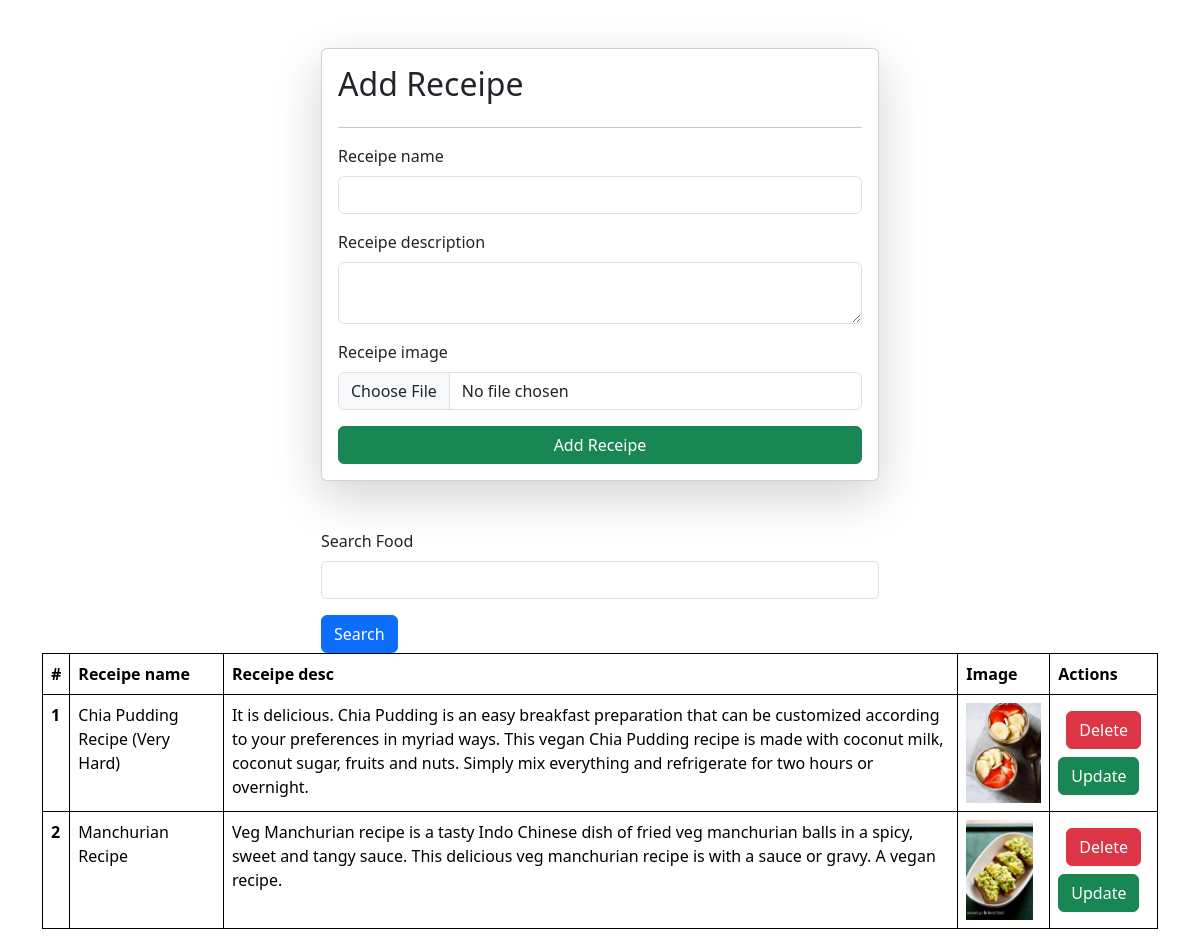
The app's page /receipe/ with its own data.
### vege/models.py (models this page shows)
class Receipe(models.Model):
    receipe_name = models.CharField(max_length=100)
    receipe_description = models.TextField()
    receipe_image = models.ImageField(upload_to="receipe")

### vege/views.py (the view, shortened to what this page needs)
# urls.py: path('receipe/', receipe, name='receipe'),
def receipe(request):
    queryset = Receipe.objects.all()
    context = {'receipe':queryset}
    return render(request, 'receipe.html', context)

### vege/templates/receipe.html (shortened to what this page needs)
{% extends "base.html" %}
{% block start %}
<div class="container mt-5">
    <form class="col-6 mx-auto card p-3 shadow-lg" method="post" enctype="multipart/form-data">
        <h2>Add Receipe</h2>
        <hr>
        <div class="mb-3">
            <label for="exampleInputEmail1" class="form-label">Receipe name</label>
            <input name="receipe_name" required type="text" class="form-control">
        </div>
        <div class="mb-3">
            <label for="exampleInputPassword1" class="form-label">Receipe description</label>
            <textarea name="receipe_description" required class="form-control"></textarea>
        </div>
        <div class="mb-3">
            <label for="exampleInputPassword1" class="form-label">Receipe image</label>
            <input name="receipe_image" required type="file" class="form-control">
        </div>
        <button type="submit" class="btn btn-success">Add Receipe</button>
    </form>
    <div class="mt-5">
        <div class="mx-auto col-6">
            <div class="mb-3">
                <label for="exampleInputEmail1" class="form-label">Search Food</label>
                <input name="receipe_name" required type="text" class="form-control">
            </div>
            <button class="btn btn-primary">Search</button>
        </div>
    </div>
    <table class="table">
        <thead>
            <tr>
                <th scope="col">#</th>
                <th scope="col">Receipe name</th>
                <th scope="col">Receipe desc</th>
                <th scope="col">Image</th>
                <th scope="col">Actions</th>
            </tr>
        </thead>
        <tbody>
            {% for recep in receipe %}
            <tr>
                <th scope="row">{{forloop.counter}}</th>
                <td>{{recep.receipe_name}}</td>
                <td>{{recep.receipe_description}}</td>
                <td>
                    <img src="/media/{{recep.receipe_image}}" style="height:100px">
                </td>
                <td><a href="/delete_receipe/{{recep.id}}" class="btn btn-danger m-2">Delete</a><br><a
                        href="/update_receipe/{{recep.id}}" class="btn btn-success">Update</a></td>
            </tr>
            {% endfor %}
        </tbody>
    </table>
</div>
{% endblock %}

### home/templates/base.html (shortened to what this page needs)
<!DOCTYPE html>
<html>
<head>
    <link href="https://cdn.jsdelivr.net/npm/bootstrap@5.3.3/dist/css/bootstrap.min.css" rel="stylesheet"
>
</head>
<body>
    {% block start %}
    {% endblock %}
</body>
</html>

### home/templates/base.html (style rules this page uses)
table, th, td { border: 1px solid black; }

### records on screen
Receipe: receipe_name "Chia Pudding Recipe (Very Hard)", receipe_description "It is delicious. Chia Pudding is an easy breakfast preparation that can be customized according to your preferences in myriad ways. This vegan Chia Pudding recipe is made with coconut milk, coconut sugar, fruits and nuts. Simply mix everything and refrigerate for two hours or overnight.", receipe_image (picture)
Receipe: receipe_name "Manchurian Recipe", receipe_description "Veg Manchurian recipe is a tasty Indo Chinese dish of fried veg manchurian balls in a spicy, sweet and tangy sauce. This delicious veg manchurian recipe is with a sauce or gravy. A vegan recipe.", receipe_image (picture)
